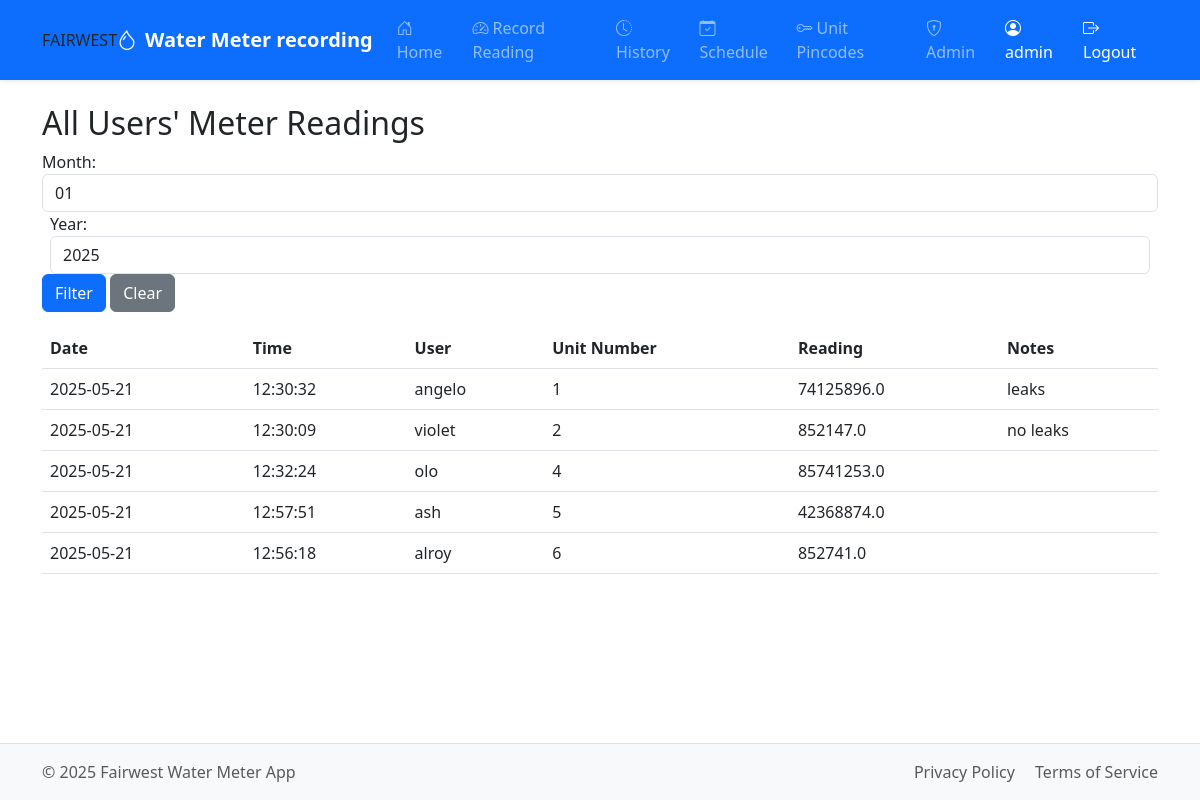
Before: /admin/history (signed in) with the older database file.
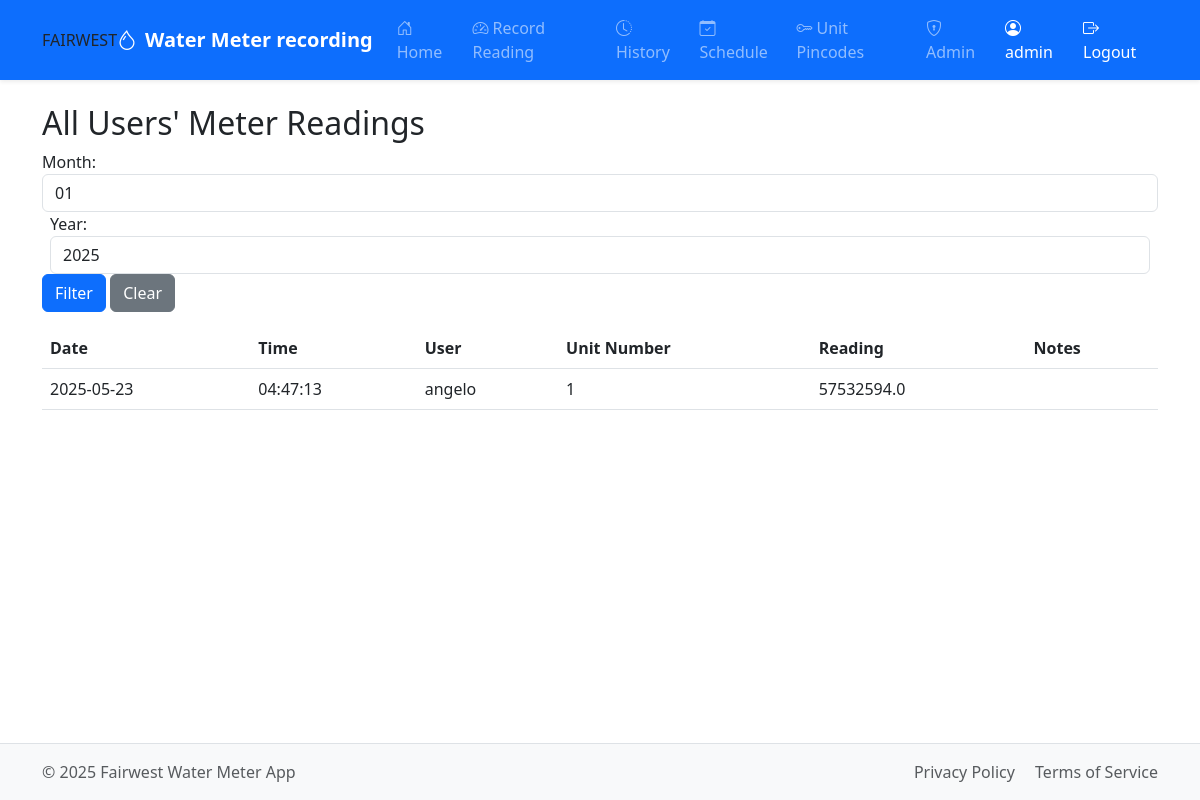
After: the same page with the newer database file.
### tables this page shows
CREATE TABLE meter_readings (
                id INTEGER PRIMARY KEY AUTOINCREMENT,
                user_id INTEGER NOT NULL,
                reading REAL NOT NULL,
                notes TEXT,
                created_at DATETIME DEFAULT CURRENT_TIMESTAMP,
                FOREIGN KEY (user_id) REFERENCES users (id)
            );

CREATE TABLE users (
                id INTEGER PRIMARY KEY AUTOINCREMENT,
                username TEXT UNIQUE NOT NULL,
                email TEXT UNIQUE NOT NULL,
                password TEXT NOT NULL,
                unit_number TEXT UNIQUE NOT NULL,
                is_admin INTEGER DEFAULT 0,
                created_at DATETIME DEFAULT CURRENT_TIMESTAMP
            );

### app.py (the view, shortened to what this page needs)
@app.route('/admin/history')
def admin_history():
    if 'user_id' not in session or not session.get('is_admin'):
        flash('Unauthorized access!', 'danger')
        return redirect(url_for('login'))
    conn = get_db()
    cursor = conn.cursor()
    all_readings = []
    month = request.args.get('month', type=int)
    year = request.args.get('year', type=int)
    try:
        query = """
            SELECT mr.id, mr.reading, mr.notes, mr.created_at,
                   u.username, u.unit_number
            FROM meter_readings mr
            JOIN users u ON mr.user_id = u.id
        """
        params = []
        where_clauses = []
        if where_clauses:
            query += " WHERE " + " AND ".join(where_clauses)
        query += " ORDER BY CAST(u.unit_number AS INTEGER) ASC, mr.created_at DESC"
        cursor.execute(query, params)
        for row in cursor.fetchall():
            reading = dict(row)
            created_at_utc = datetime.strptime(reading['created_at'], '%Y-%m-%d %H:%M:%S').replace(tzinfo=pytz.utc)
            created_at_local = created_at_utc.astimezone(local_tz)
            reading['formatted_date'] = created_at_local.strftime('%Y-%m-%d %H:%M')
            reading['date'] = created_at_local.strftime('%Y-%m-%d')
            reading['time'] = created_at_local.strftime('%H:%M:%S')
            all_readings.append(reading)
    except sqlite3.Error as e:
        flash(f"Error fetching history: {e}", 'danger')
    finally:
        close_db(conn)
    return render_template('admin_history.html',
                           readings=all_readings,
                           selected_month=month,
                           selected_year=year)

### app.py (called while the page is built)
@app.after_request
def after_request(response):
    response.headers["Cache-Control"] = "no-cache, no-store, must-revalidate"
    response.headers["Expires"] = 0
    response.headers["Pragma"] = "no-cache"
    return response

def get_db():
    conn = sqlite3.connect("meters.db")
    conn.row_factory = sqlite3.Row  # To access columns by name
    return conn

@app.before_request
def load_user():
    g.user = None
    if 'user_id' in session:
        conn = get_db()
        cursor = conn.cursor()
        try:
            cursor.execute("SELECT username FROM users WHERE id = ?", (session['user_id'],))
            user = cursor.fetchone()
            if user:
                g.user = user['username']
        except sqlite3.Error as e:
            flash(f"Error loading user: {e}", 'danger')
        finally:
            close_db(conn)

@app.context_processor
def inject_now():
    return {'now': datetime.now()}

### templates/admin_history.html (shortened to what this page needs)
{% extends "base.html" %}
{% block content %}
<h2>All Users' Meter Readings</h2>
<form method="get" action="{{ url_for('admin_history') }}" class="form-inline mb-3">
    <div class="form-group mr-2">
        <label for="month">Month:</label>
        <select name="month" id="month" class="form-control ml-2">
            {% for m in range(1, 13) %}
                <option value="{{ m }}"
                        {% if selected_month == m %}selected{% endif %}>
                    {{ "{:02d}".format(m) }}
                </option>
            {% endfor %}
        </select>
    </div>
    <div class="form-group mx-2">
        <label for="year">Year:</label>
        <input type="number" name="year" id="year" class="form-control ml-2"
               value="{{ selected_year or now.year }}" min="2020" max="{{ now.year }}">
    </div>
    <button type="submit" class="btn btn-primary ml-2">Filter</button>
    <a href="{{ url_for('admin_history') }}" class="btn btn-secondary ml-2">Clear</a>
</form>
<table class="table">
    <thead>
        <tr>
            <th>Date</th>
            <th>Time</th>
            <th>User</th>
            <th>Unit Number</th>
            <th>Reading</th>
            <th>Notes</th>
        </tr>
    </thead>
    <tbody>
        {% for reading in readings %}
        <tr>
            <td>{{ reading.date }}</td>
            <td>{{ reading.time }}</td>
            <td>{{ reading.username }}</td>
            <td>{{ reading.unit_number }}</td>
            <td>{{ reading.reading }}</td>
            <td>{{ reading.notes or '' }}</td>
        </tr>
        {% endfor %}
    </tbody>
</table>
{% endblock %}

Changed rows visible on the page:
removed meter_readings: date "2025-05-21", time "12:30:32", username "angelo", unit_number "1", reading "74125896.0", notes "leaks"
removed meter_readings: date "2025-05-21", time "12:30:09", username "violet", unit_number "2", reading "852147.0", notes "no leaks"
removed meter_readings: date "2025-05-21", time "12:32:24", username "olo", unit_number "4", reading "85741253.0"
removed meter_readings: date "2025-05-21", time "12:57:51", username "ash", unit_number "5", reading "42368874.0"
removed meter_readings: date "2025-05-21", time "12:56:18", username "alroy", unit_number "6", reading "852741.0"
added meter_readings: date "2025-05-23", time "04:47:13", username "angelo", unit_number "1", reading "57532594.0"
